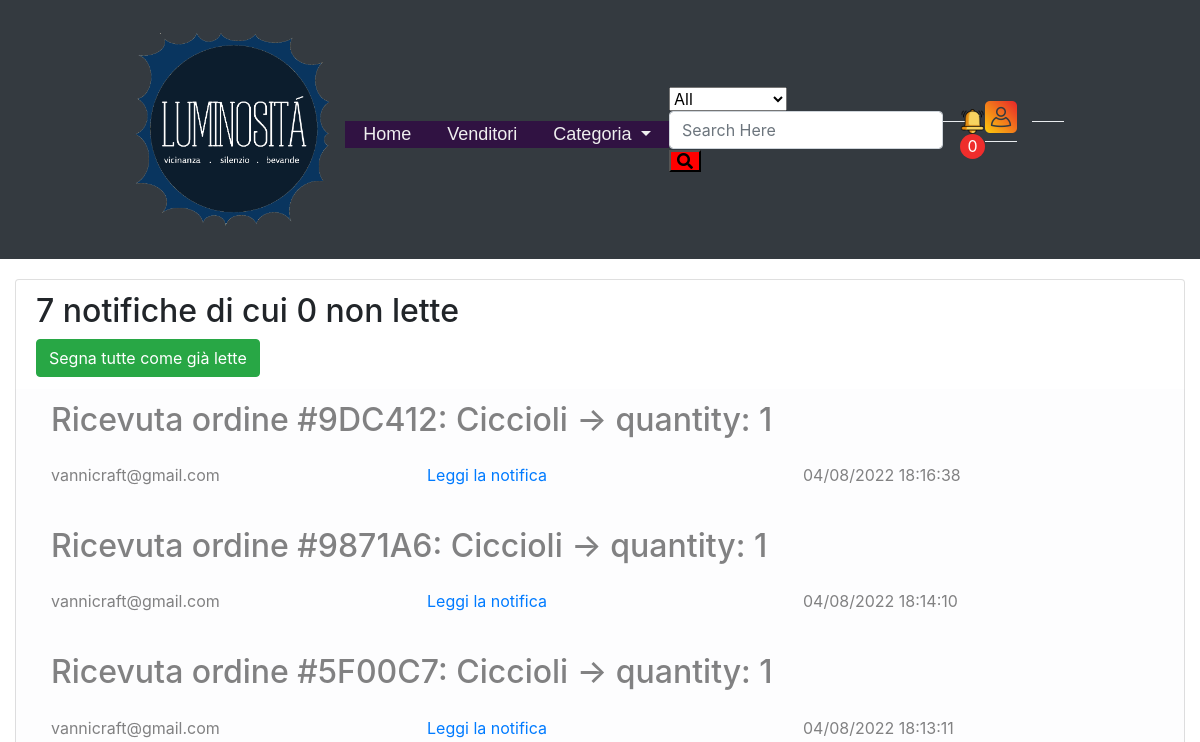
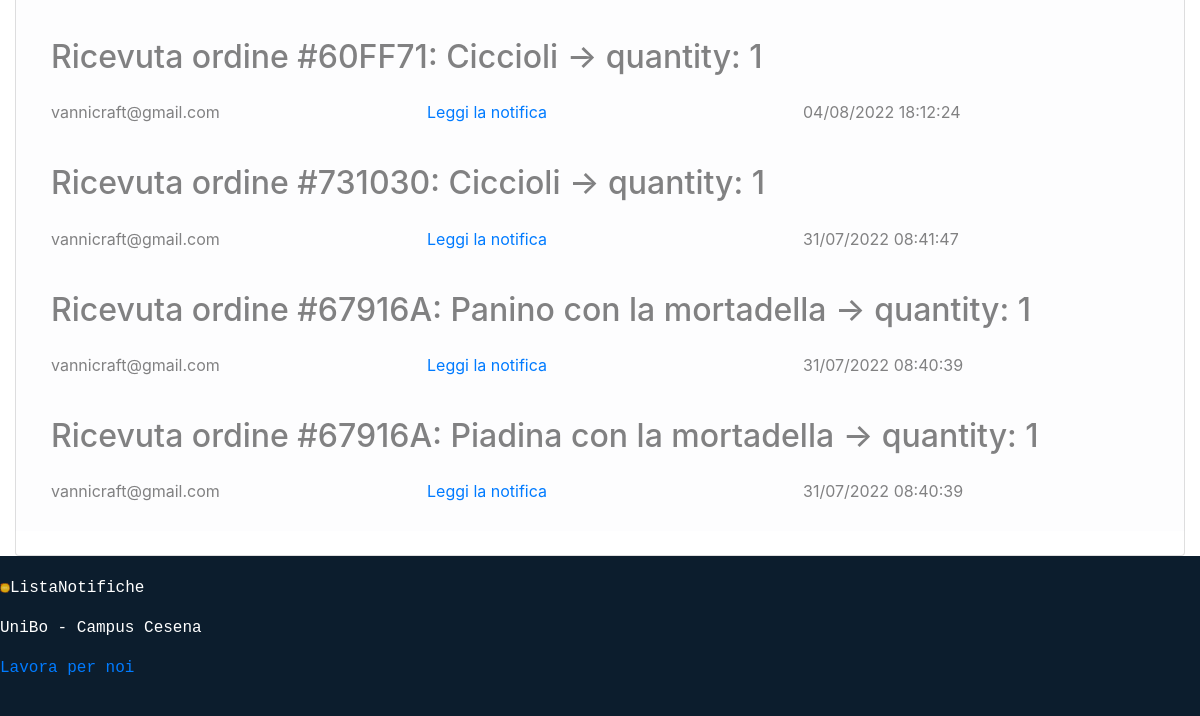
The page /notifications_list.php (signed in) on the database as committed earlier (2 pictures, top to bottom).
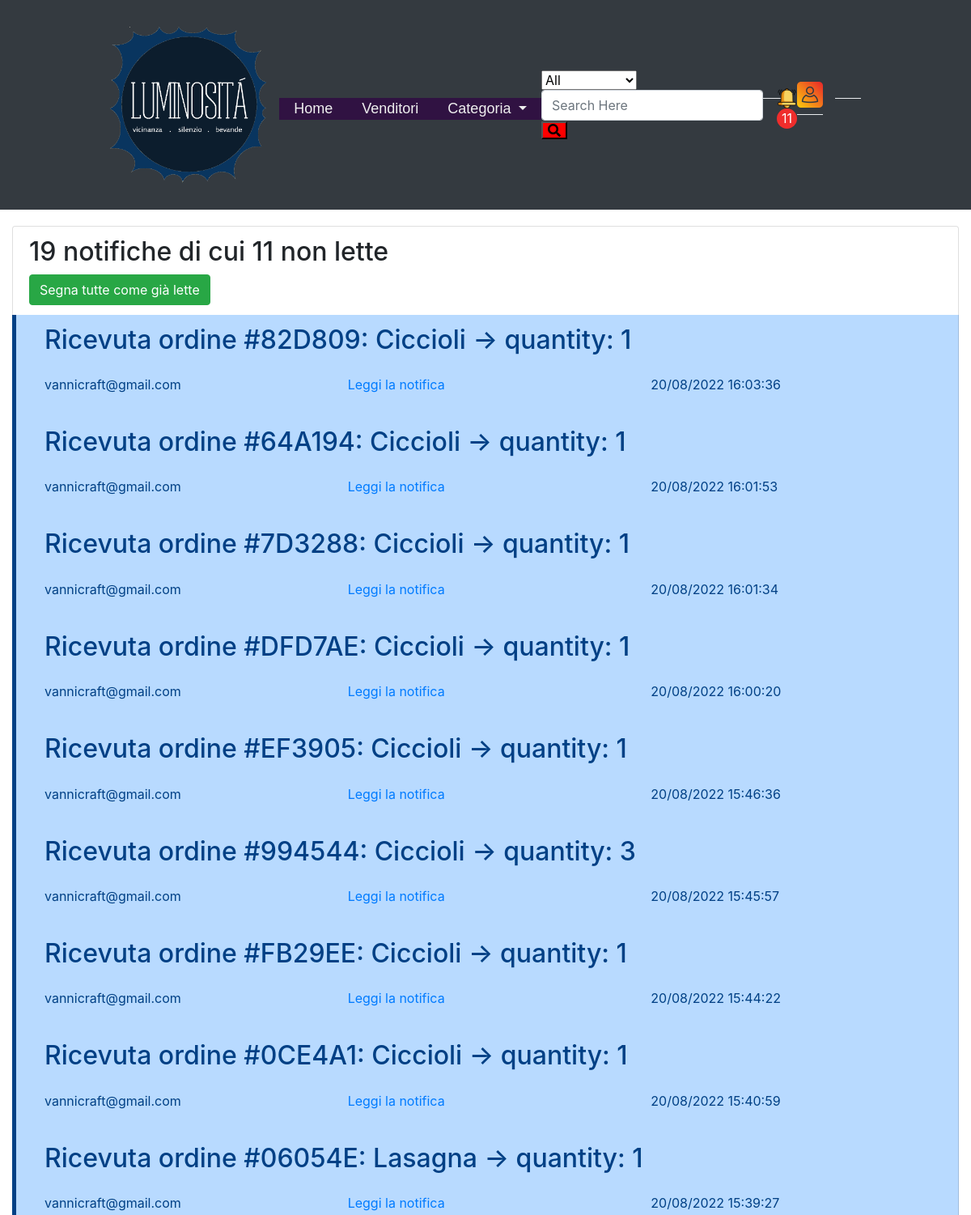
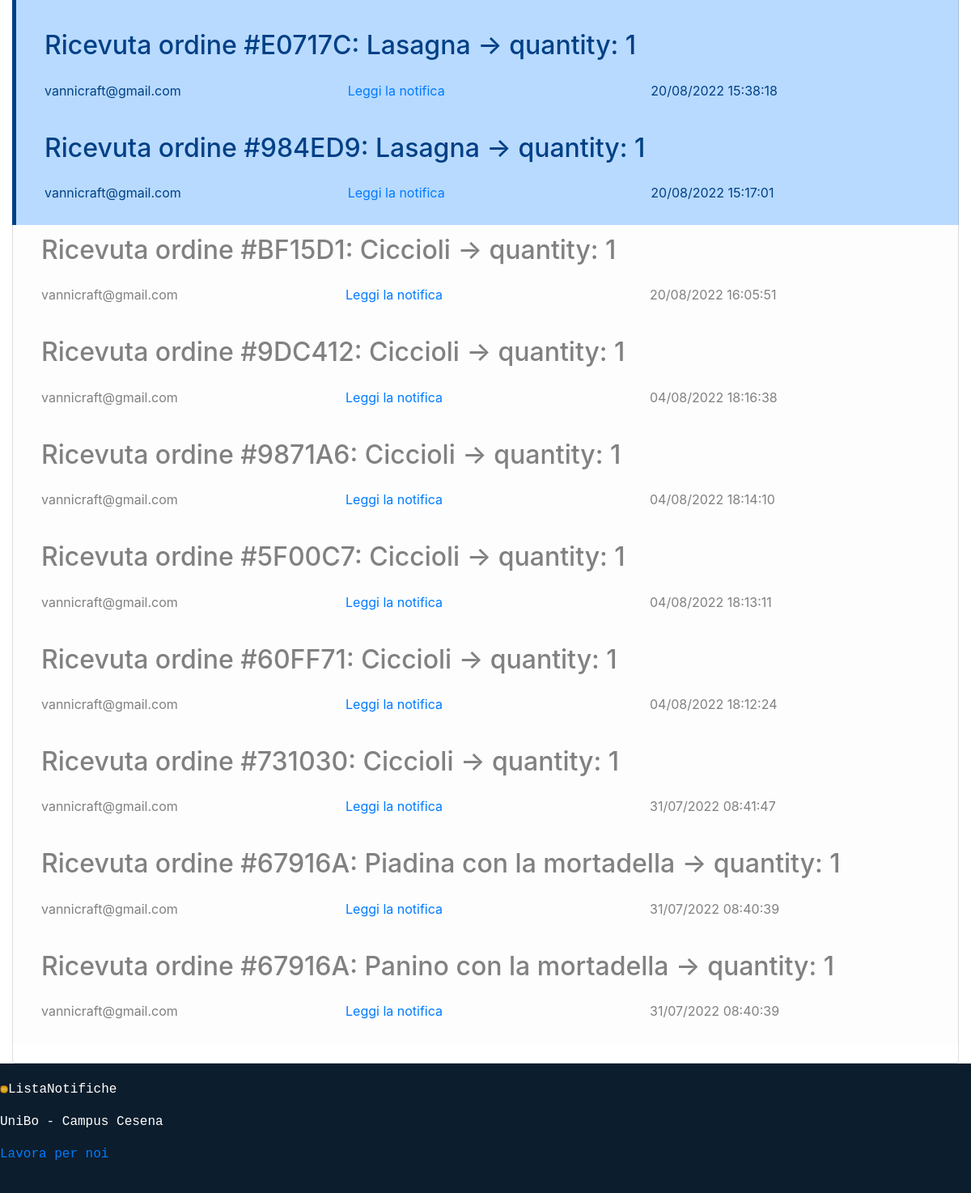
The same page on the database as committed later (2 pictures, top to bottom).
### tables this page shows
CREATE TABLE `notifiche` (
  `notificationID` int(11) NOT NULL,
  `dest` text NOT NULL,
  `send` varchar(100) NOT NULL DEFAULT 'luminosita@cibarie.food',
  `obj` varchar(100) NOT NULL,
  `body` text NOT NULL,
  `spedita` timestamp NOT NULL DEFAULT current_timestamp(),
  `isRead` tinyint(4) NOT NULL DEFAULT 0,
  `customerID` int(11) NOT NULL
);

### notifications_list.php (called while the page is built, shortened)
<?php
require_once 'bootstrap.php';
$templateParams["titolo"] = "ListaNotifiche";
$templateParams["nome"] = "notif_list_templ.php";
if(isset($_COOKIE["logged"]) && isset($_COOKIE["mail"]) && isset($_COOKIE["id"])){
    $templateParams["mail"] = $dbh->getUserNotification($_COOKIE["id"]);
    $templateParams["totNotification"] = $dbh->getNotificationNum($_COOKIE["id"]);
} else {
    $templateParams["mail"] = array();
    $templateParams["totNotification"] = 0;
}
require 'template/base.php';
?>

### db/database.php (called while the page is built, shortened)
<?php
class DatabaseHelper{
    private $db;
    public function __construct($servername, $username, $password, $dbname, $port){
        $this->db = new mysqli($servername, $username, $password, $dbname, $port);
    }
    public function timestampToAArray($timestamp)
    {
        $divided = explode(" ", $timestamp);
        $temp_calendar = explode("-", $divided[0]);
        $temp_clock = explode(":", $divided[1]);
        $calendar = array("day"=>$temp_calendar[2], "month"=>$temp_calendar[1], "year"=>$temp_calendar[0]);
        $clock = array("hour"=>$temp_clock[0], "minutes"=>$temp_clock[1], "seconds"=>$temp_clock[2]);
        return array("calendar"=>$calendar, "clock"=>$clock);
    }
    public function printFormattedTimestamp($timestamp)
    {
        $new_t = $this->timestampToAArray($timestamp);
        $cal = $new_t["calendar"];
        $clk = $new_t["clock"];
        return $cal["day"]."/".$cal["month"]."/".$cal["year"]." ".$clk["hour"].":".$clk["minutes"].":".$clk["seconds"];
    }
    public function getFoodTypes(){
        $stmt = $this->db->prepare("SELECT CategoryID, CategoryName, CategoryDescr FROM foodcategory");
        $stmt->execute();
        $result = $stmt->get_result();
        return $result->fetch_all(MYSQLI_ASSOC);
    }
    public function getUserNotification($id)
    {
        $sql = "SELECT `notificationID`, `send`, `isRead`, `obj`, `spedita` FROM `notifiche` WHERE `customerID`=? ORDER BY `isRead`, `spedita` DESC";
        $stmt = $this->db->prepare($sql);
        $stmt->bind_param('i', $id);
        $stmt->execute();
        $result = $stmt->get_result();
        return $result->fetch_all(MYSQLI_ASSOC);
    }
    public function getNotificationNum($id)
    {
        $sql = "SELECT COUNT(`notificationID`) AS 'totali' FROM `notifiche` WHERE `customerID`=?;";
        $stmt = $this->db->prepare($sql);
        $stmt->bind_param('i', $id);
        $stmt->execute();
        $result = $stmt->get_result();
        return $result->fetch_all(MYSQLI_ASSOC)[0]['totali'];
    }
    public function getNotificationToRead($id)
    {
        $sql = "SELECT COUNT(`isRead`) AS 'da_leggere' FROM `notifiche` WHERE `customerID`=? AND `isRead`=0";
        $stmt = $this->db->prepare($sql);
        $stmt->bind_param('i', $id);
        $stmt->execute();
        $result = $stmt->get_result();
        return $result->fetch_all(MYSQLI_ASSOC)[0]['da_leggere'];
    }
}

### bootstrap.php (called while the page is built, shortened)
<?php
require_once("db/database.php");
$dbh = new DatabaseHelper("localhost", "root", "", "luminosita_db", 3306);
?>

### template/base.php (the view, shortened to what this page needs)
<!DOCTYPE html>
<?php if(isset($_COOKIE["logged"]) && isset($_COOKIE["mail"]) && isset($_COOKIE["id"])){
    $templateParams["toReadNotif"] = $dbh->getNotificationToRead($_COOKIE["id"]);
} else {
    $templateParams["toReadNotif"] = 0;
}?>
<html lang="it">
<head>
    <link rel="stylesheet" type="text/css" href="./css/main_style.css"/>
    <link href="https://cdn.jsdelivr.net/npm/bootstrap@5.0.2/dist/css/bootstrap.min.css" rel="stylesheet">
    <link rel="stylesheet" href="https://cdn.jsdelivr.net/npm/bootstrap@4.3.1/dist/css/bootstrap.min.css"/>
    <link rel='stylesheet' href='https://cdnjs.cloudflare.com/ajax/libs/font-awesome/4.7.0/css/font-awesome.min.css'/>
    <link rel="stylesheet" href="https://use.fontawesome.com/releases/v5.10.2/css/all.css" />
    <link rel='stylesheet' href='https://gitcdn.github.io/bootstrap-toggle/2.2.2/css/bootstrap-toggle.min.css'/>
    <link rel="stylesheet" href="https://www.markuptag.com/bootstrap/5/css/bootstrap.min.css" />
    <?php endforeach;
    $templateParams["category"] = $dbh->getFoodTypes();
    ?>
</head>
<body>
<header class="bg-dark">
        <nav class="navbar navbar-expand-lg navbar-light">
            <a href="index.php" class="navbar-brand">
                <img style="width: 200%" src="<?php echo LOGO."scuro.png"; ?>" alt="logo" class="img-fluid" />
            </a>
            <div class="collapse navbar-collapse" id="navbarNavDropdown">
                <ul class="navbar-nav">
                    <li class="nav-item mx-auto active w-auto">
                        <a class="nav-link active" aria-current="page" href="index.php">Home</a>
                    </li>
                    <li class="nav-item mx-auto active w-auto">
                        <a class="nav-link active" aria-current='page' href="foodVendor.php?list">Venditori  </a>
                    </li>
                    <li class="nav-item mx-auto dropdown w-auto">
                        <a class="nav-link dropdown-toggle" href="#" id="navbarDropdownMenuLink" role="button" data-bs-toggle="dropdown" aria-haspopup="true" aria-expanded="false">
                            Categoria
                        </a>
                    </li>
                </ul>
                <form class="form-inline my-2 my-lg-0 mr-auto mx-auto" action="foodSearch.php" method="POST">
                    <select name="order">
                        <option class="topshow" value="1-All">All</option>
                    </select>
                    <input type="text" name="search" id="search_head" class="form-control search-food-name" placeholder="Search Here" />
                    <div class="input-group-addon">
                        <button type="submit" class="fas fa-search bg-red"></button>
                    </div>
                </form>
                <a class="nav-link disabled dropdown-divider"> </a>
                <?php if(isset($_COOKIE["logged"]) && isset($_COOKIE["mail"]) && isset($_COOKIE["id"])): ?>
                    <div class="nav-item cart mt-2">
                        <a href="notifications_list.php">
                            <img class="img-fluid" style="width: 50px" src="<?php echo UPLOAD_DIR."bell.png"; ?>" alt="cart" />
                            <span class="dot number" id="notification_num">
                                <span class=""><?php echo $templateParams["toReadNotif"]; ?></span>
                            </span>
                        </a>
                    </div>
                <?php endif; ?>
                <div class="nav-item cart mt-2">
                    <a href="login.php">
                        <?php if(isset($_COOKIE["id"]) && isset($_COOKIE["mail"])): ?>
                            <img class="img-fluid" style="width: 50px" src="<?php echo UPLOAD_DIR."user.png"; ?>" alt="dashboard" />
                        <?php else: ?>
                            <img class="img-fluid" style="width: 50px" src="<?php echo UPLOAD_DIR."login.png"; ?>" alt="login" />
                        <?php endif; ?>
                        <a class="nav-link disabled dropdown-divider"> </a>
                    </a>
                </div>
                <a class="nav-link disabled dropdown-divider"> </a>
            </div>
        </nav>
</header>
<main class="container col col-lg-12 col-md-12 col-sm-12 col-1">
    <?php
    if(isset($templateParams["nome"])){
        require($templateParams["nome"]);
    }
    ?>
</main>
<footer>
    <p><img id="logo_foot" style="width: 10px" src=<?php echo LOGO."chiaro.png"; ?> alt="logo_footer"><?php echo $templateParams["titolo"]; ?></p>
    <p>UniBo - Campus Cesena</p>
    <p><a href="vendor_register.php">Lavora per noi</a></p>
</footer>
</body>
</html>

### template/notif_list_templ.php (shortened to what this page needs)
<ul id="notification_list" class="list-group">
  <li class="list-group-item">
    <h2><?php echo $templateParams["totNotification"] . " notifiche di cui " . $templateParams["toReadNotif"] . " non lette"; ?></h2>
    <form action="#" method="POST">
      <input type="submit" value="Segna tutte come già lette" name="allRead" class="btn btn-success m.1"></input>
    </form>
  </li>
  <?php $class = array("primary", "light");
  foreach ($templateParams["mail"] as $mail):
  ?>
    <li <?php if($mail["isRead"]==0): ?> id="toRead" style="border-left: solid 5px" <?php else: ?> id="readed" <?php endif; ?> class="<?php if($mail["isRead"]==0): echo "toRead"; else: echo "readed"; endif ?> list-group-item list-group-item-<?php echo $class[$mail["isRead"]]; ?>">
      <section class="mail-notification section">
        <div class="section-content">
          <div class="container">
            <div class="row mb-3">
              <div class="col-12">
                <h2><?php echo $mail["obj"]; ?></h2>
              </div>
            </div>
            <div class="row">
              <div class="col-12 col-lg-6 col-xl-4 pe-0 pe-md-5 mb-3 font-serif"><?php echo $mail["send"]; ?></div>
              <div class="col-12 col-lg-6 col-xl-4 pe-0 pe-md-5 font-serif"><a href="notifiche.php?id=<?php echo $mail["notificationID"]."&read=".$mail["isRead"]; ?>">Leggi la notifica</a></div>
              <div class="col-12 col-lg-6 col-xl-4 pe-0 pe-md-5 mb-3 font-serif"><?php echo $dbh->printFormattedTimestamp($mail["spedita"]); ?></div>
            </div>
          </div>
        </div>
      </section>
    </li>
  <?php endforeach; ?>
  <li id="spacing" class="list-group-item">
  </li>
</ul>

### css/main_style.css (style rules this page uses)
body, header, h1, h2, h5, ul { margin: 0; padding: 0; }
body { background-color: #e4e4e4; }
body header, body footer { background-color: #0c1d2d; color: #fff; padding: 20px 0; }
nav { margin: 0 5%; }
nav ul { list-style: none; }
nav ul li { display: inline-block; width: 45%; margin: 10px 0 0; text-align: center; background-color:rgb(54,54,54); }
nav ul li:nth-child(odd) { margin-right: 10%; }
nav ul li a { display: inline-block; width:100%; height: 100%; padding: 5px 0; color: rgb(255, 253, 130); font-family: 'Lucida Sans', 'Lucida Sans Regular', 'Lucida Grande', 'Lucida Sans Unicode', Geneva, Verdana, sans-serif; text-decoration: none; }
nav ul li:hover a, nav ul li a.active { color: rgb(255, 253, 130); }
main { margin: 20px 5% 0; }
body > footer > p { font-family: 'Courier New', Courier, monospace; }
a, a:hover { color:#333 }
@media screen and (min-width:768px) { main { display: flex; flex-direction: column; } }
@media screen and (min-width:768px) { nav { margin: 0 10%; } }
@media screen and (min-width:768px) { nav ul li { width: 19%; } }
@media screen and (min-width:768px) { nav ul li:not(:last-child) { margin-right: 8%; } }
@media screen and (min-width:768px) { main, aside { display: inline-block; vertical-align: top; } }
@media screen and (min-width:768px) { main { width: 50%; margin: 20px 5% 0 10%; } }
body { font-family: 'open sans'; overflow-x: hidden; }
header { background-color: #2196F3; padding: 10px 15px; }
header nav .navbar-nav .nav-link { color: #efefef !important; font-size: 18px; font-weight: 500; padding: 0px 18px !important; background-color: #2e0049a8; }
header .navbar-brand { max-width: 200px; }
header .cart a { color: #fff; text-decoration: none; }
header .cart { position: relative; left: -15px; }
header .cart a span.number { position: relative; left: -10; top: -20; color: #ef2d2c; }
header .cart a span.number { position: relative; left: -10; top: -20; color: #ffffff; }
.dot { height: 25px; width: 25px; text-align: center; background-color: #ef2d2c; border-radius: 50%; display: inline-block; }
.bg-red { background-color: red; }

Rows that differ between the two databases and show on the page:
added notifiche: obj "Ricevuta ordine #82D809: Ciccioli -> quantity: 1", send "vannicraft@gmail.com", spedita "20/08/2022 16:03:36"
added notifiche: obj "Ricevuta ordine #64A194: Ciccioli -> quantity: 1", send "vannicraft@gmail.com", spedita "20/08/2022 16:01:53"
added notifiche: obj "Ricevuta ordine #7D3288: Ciccioli -> quantity: 1", send "vannicraft@gmail.com", spedita "20/08/2022 16:01:34"
added notifiche: obj "Ricevuta ordine #DFD7AE: Ciccioli -> quantity: 1", send "vannicraft@gmail.com", spedita "20/08/2022 16:00:20"
added notifiche: obj "Ricevuta ordine #EF3905: Ciccioli -> quantity: 1", send "vannicraft@gmail.com", spedita "20/08/2022 15:46:36"
added notifiche: obj "Ricevuta ordine #994544: Ciccioli -> quantity: 3", send "vannicraft@gmail.com", spedita "20/08/2022 15:45:57"
added notifiche: obj "Ricevuta ordine #FB29EE: Ciccioli -> quantity: 1", send "vannicraft@gmail.com", spedita "20/08/2022 15:44:22"
added notifiche: obj "Ricevuta ordine #0CE4A1: Ciccioli -> quantity: 1", send "vannicraft@gmail.com", spedita "20/08/2022 15:40:59"
added notifiche: obj "Ricevuta ordine #06054E: Lasagna -> quantity: 1", send "vannicraft@gmail.com", spedita "20/08/2022 15:39:27"
added notifiche: obj "Ricevuta ordine #E0717C: Lasagna -> quantity: 1", send "vannicraft@gmail.com", spedita "20/08/2022 15:38:18"
added notifiche: obj "Ricevuta ordine #984ED9: Lasagna -> quantity: 1", send "vannicraft@gmail.com", spedita "20/08/2022 15:17:01"
added notifiche: obj "Ricevuta ordine #BF15D1: Ciccioli -> quantity: 1", send "vannicraft@gmail.com", spedita "20/08/2022 16:05:51", isRead 1 (drawn)
shown differently, row unchanged: notifiche "Ricevuta ordine #67916A: Piadina con la mortadella -> quantity: 1": moves up the list
Other text that changed with them:
$templateParams["toReadNotif"]: "0" → "11"
$templateParams["totNotification"]: "7" → "19"
